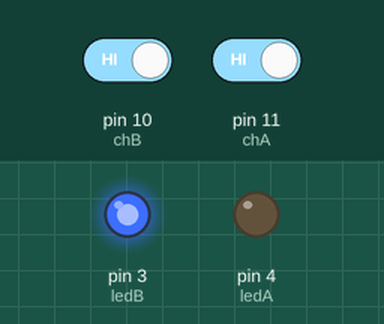
Simulated run of this sketch. Board: Arduino Uno, built with avr-gcc and run on an emulated ATmega328P. Shown: output pins drawn as LEDs (lit = HIGH). The test bench sets the inputs (shaded band); at power-on: pin 10 (chB) HIGH, pin 11 (chA) HIGH.

Above: at 1.2 s.
1.3 s: pin 10 (chB) driven LOW
At 2.3 s:
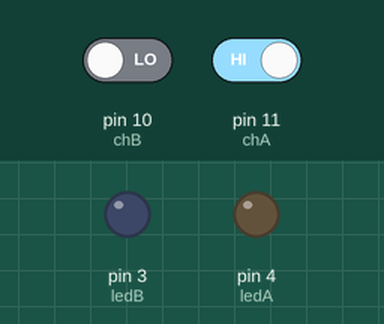
2.8 s: pin 11 (chA) driven LOW
At 3.5 s:
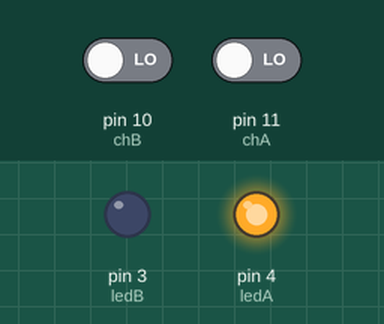
4.3 s: pin 10 (chB) driven HIGH
At 4.6 s:
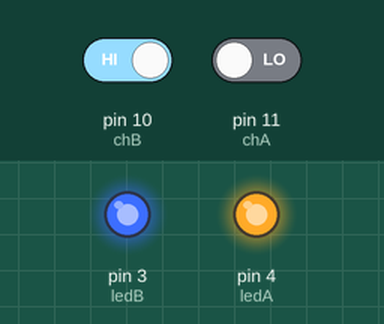
5.8 s: pin 11 (chA) driven HIGH
At 6.9 s:
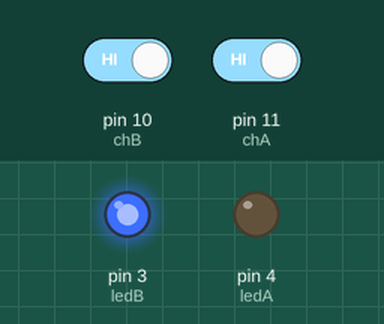
Timing chart, 0 to 8.3 s (numbered marks = the images above; inputs shaded):
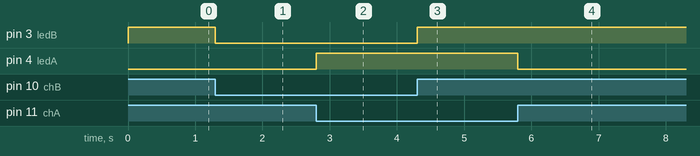

Measured:
- after the input at 1.3 s, pin 3 (ledB): HIGH → LOW at once
- after the input at 2.8 s, pin 4 (ledA): LOW → HIGH at once
- after the input at 4.3 s, pin 3 (ledB): LOW → HIGH at once
- after the input at 5.8 s, pin 4 (ledA): HIGH → LOW at once

The sketch:

Arq6_Exe2.ino
```cpp
#define chA 11
#define chB 10
#define ledA 4
#define ledB 3

bool A,B;

void setup() {
  pinMode(chA, INPUT);
  pinMode(chB, INPUT);
  pinMode(ledA, OUTPUT);
  pinMode(ledB, OUTPUT);

  digitalWrite(ledA, LOW);
  digitalWrite(ledB, LOW);
}

void loop() {
  A=digitalRead(chA);
  if(A == 0){
    digitalWrite(ledA, HIGH);
  }else{
    digitalWrite(ledA, LOW);
  }

  B=digitalRead(chB);
  if(B == 0){
    digitalWrite(ledB, LOW);
  }else{
    digitalWrite(ledB, HIGH);
  }
}
```
